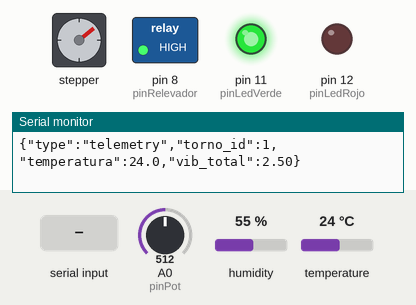
This sketch was run on a simulated Arduino Uno, built with avr-gcc and run on an emulated ATmega328P. On the bench: stepper motor, switched loads named in the sketch (green lamp = pin HIGH), output pins drawn as LEDs (lit = HIGH), the last lines printed to the serial monitor. Inputs (shaded band) come from the test bench; at power-on: temperature 24 °C, A0 (pinPot) = 512, humidity 55 %. Stepper angles assume 2048 steps per turn.

Above: at 1.2 s.
1.3 s: temperature set to 39 °C
4.9 s: temperature set to 42 °C
At 7.7 s:
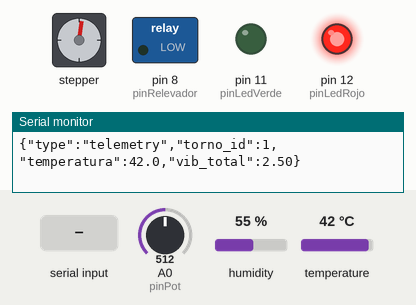
8.4 s: "R" received over Serial
At 10.1 s:
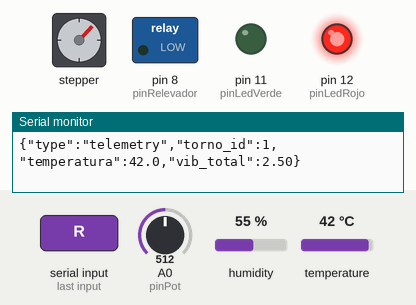
10.5 s: "R" received over Serial
At 11.7 s:
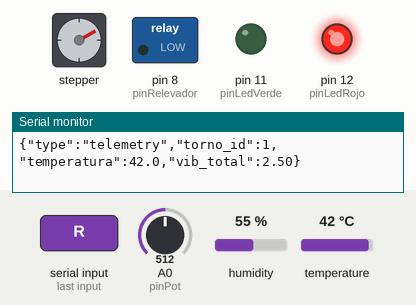
Timing chart, 0 to 13.3 s (numbered marks = the images above; inputs shaded):
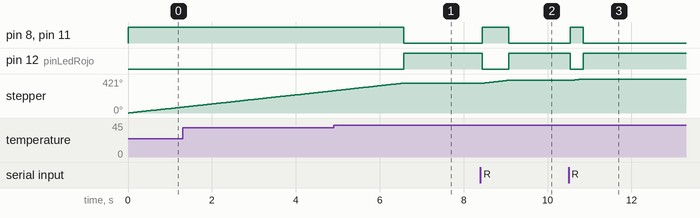

The sketch:

arduino-torno.ino
```cpp
#include <Stepper.h>
#include <DHT.h>

const int pasosPorVuelta = 2048;
Stepper miMotor(pasosPorVuelta, 4, 6, 5, 7);

#define DHTPIN A1
#define DHTTYPE DHT11
DHT dht(DHTPIN, DHTTYPE);

const int pinRelevador = 8;
const int pinPot = A0;
const int pinLedVerde = 11;
const int pinLedRojo = 12;

const int TORNO_ID = 1;
const float VIB_MAX = 5.0;
const unsigned long INTERVALO_MS = 800;

bool emergenciaActiva = false;
unsigned long ultimoEnvio = 0;

void setup() {
  pinMode(pinRelevador, OUTPUT);
  pinMode(pinLedVerde, OUTPUT);
  pinMode(pinLedRojo, OUTPUT);

  digitalWrite(pinRelevador, HIGH);
  digitalWrite(pinLedVerde, HIGH);
  digitalWrite(pinLedRojo, LOW);

  miMotor.setSpeed(10);
  dht.begin();

  Serial.begin(9600);
}

void loop() {
  if (Serial.available() > 0) {
    char cmd = Serial.read();
    if (cmd == 'E' && !emergenciaActiva) {
      activarEmergencia();
    } else if (cmd == 'R' && emergenciaActiva) {
      desactivarEmergencia();
    }
  }

  if (!emergenciaActiva) {
    for (int i = 0; i < 50; i++) {
      miMotor.step(1);
    }
  } else {
    delay(100);
  }

  if (millis() - ultimoEnvio >= INTERVALO_MS) {
    ultimoEnvio = millis();

    float temperatura = dht.readTemperature();
    int lecturaCarga = analogRead(pinPot);
    float vib_total = (lecturaCarga / 1023.0) * VIB_MAX;

    if (isnan(temperatura)) {
      temperatura = 0;
    }

    if ((lecturaCarga > 900 || temperatura > 40.0) && !emergenciaActiva) {
      activarEmergencia();
    }

    Serial.print("{\"type\":\"telemetry\",\"torno_id\":");
    Serial.print(TORNO_ID);
    Serial.print(",\"temperatura\":");
    Serial.print(temperatura, 1);
    Serial.print(",\"vib_total\":");
    Serial.print(vib_total, 2);
    Serial.println("}");
  }
}

void activarEmergencia() {
  emergenciaActiva = true;
  digitalWrite(pinRelevador, LOW);
  digitalWrite(pinLedVerde, LOW);
  digitalWrite(pinLedRojo, HIGH);
  Serial.println("{\"type\":\"status\",\"message\":\"EMERGENCIA activada\"}");
}

void desactivarEmergencia() {
  emergenciaActiva = false;
  digitalWrite(pinRelevador, HIGH);
  digitalWrite(pinLedVerde, HIGH);
  digitalWrite(pinLedRojo, LOW);
  Serial.println("{\"type\":\"status\",\"message\":\"Sistema reanudado\"}");
}
```

Measured:
- the behaviour switches between 40 and 41 °C on temperature (found by bisection; images 0 and 1)
- after the input at 4.9 s, pin 8 (pinRelevador), pin 11 (pinLedVerde): HIGH → LOW after 1.7 s; pin 12 (pinLedRojo): LOW → HIGH after 1.7 s; stepper: goes on until 6.5 s, then stays 369°
- after the input at 8.4 s, pin 8 (pinRelevador), pin 11 (pinLedVerde): LOW → HIGH at once, → LOW 0.64 s later; pin 12 (pinLedRojo): HIGH → LOW at once, → HIGH 0.64 s later; stepper: turns 35° clockwise in 0.58 s, starting after 0.07 s
- after the input at 10.5 s, pin 8 (pinRelevador), pin 11 (pinLedVerde): LOW → HIGH after 0.05 s, → LOW 0.31 s later; pin 12 (pinLedRojo): HIGH → LOW after 0.05 s, → HIGH 0.31 s later; stepper: turns 17° clockwise in 0.27 s, starting after 0.07 s
